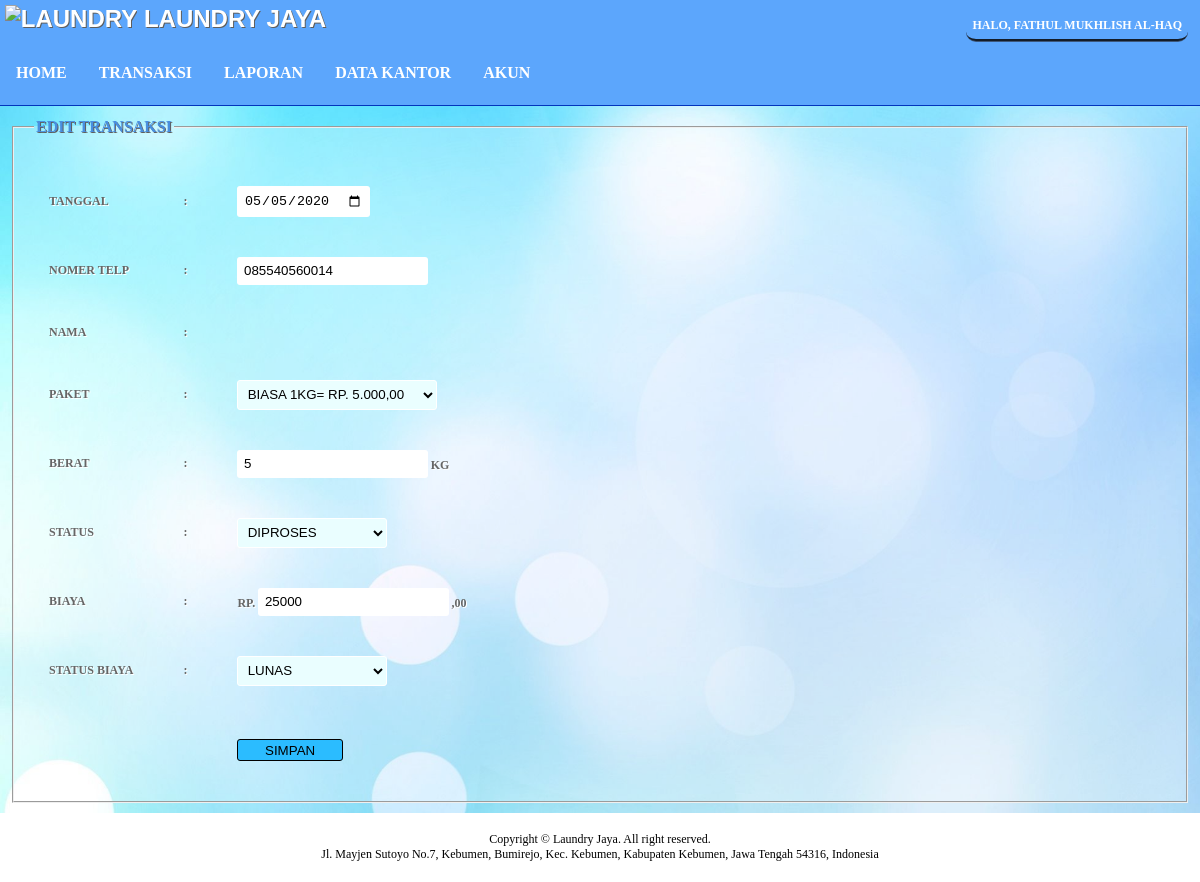
Screenshot of /index.php?page=edit_transaksi&id=2 (signed in) with the database file from the repository.
### tables this page shows
CREATE TABLE `pegawai` (
  `username` varchar(15) NOT NULL,
  `password` varchar(100) NOT NULL,
  `nama_lengkap` varchar(50) DEFAULT NULL,
  `tanggal_lahir` date DEFAULT NULL,
  `jenis_kelamin` char(1) DEFAULT NULL,
  `alamat` varchar(100) DEFAULT NULL,
  `level` varchar(15) NOT NULL
);

CREATE TABLE `transaksi` (
  `id` bigint(20) NOT NULL,
  `tanggal` date NOT NULL,
  `telp` varchar(15) NOT NULL,
  `berat` bigint(20) NOT NULL,
  `paket` varchar(30) NOT NULL,
  `status` enum('diambil','selesai','diproses') NOT NULL,
  `status_biaya` enum('lunas','belum_dibayar') NOT NULL,
  `biaya` varchar(50) NOT NULL
);

CREATE TABLE `paket_laundry` (
  `nama_paket` varchar(25) NOT NULL,
  `harga_paket` varchar(10) NOT NULL
);

### transaksi/edit_transaksi.php (the view, shortened to what this page needs)
<?php
    require("koneksi.php");
    $id=$_REQUEST['id'];
    $query = $db->prepare("SELECT * FROM `transaksi` WHERE id = '$id'");
    $query->execute();
    $hasil = $query->fetch();
    ?>
<fieldset  onmousemove="namaSearch(document.getElementById('telp').value)">
    <legend>EDIT TRANSAKSI </legend>
    <br>
    <form action="" method="post">
        <table class="search">
            <tr>
                <td>Tanggal</td>
                <td>:</td>
                <td><input type="date" name="tanggal" value='<?php echo $hasil['tanggal'] ?>' required></td>
            </tr>
            <tr>
                <td>Nomer telp</td>
                <td>:</td>
                <td><input type="text" name="telp" id="telp" value='<?php echo $hasil['telp'] ?>' readonly></td>
            </tr>
            <tr>
                <td>Nama</td>
                <td>:</td>
                <td id="ajax-nama"></td>
            </tr>
            <tr>
                <td>paket</td>
                <td>:</td>
                <td><select style="width:200px;" name="paket" id="paket_select" onchange="total(document.getElementById('berat_laundry').value)">
            <?php
                  $query="SELECT * FROM `paket_laundry`";
                  $data= $db->query($query)->fetchALL();
                  foreach ($data as $key ) {?>
                      <option value= "<?php echo $key['nama_paket']?>" <?php if($hasil['paket']==$key['nama_paket']) echo "selected" ?>> <?php echo $key['nama_paket']." 1KG= Rp. ".number_format($key['harga_paket'], 2, ",", ".")?></option>
                  <?php
                  };
                  ?>
                    </select></td>
            </tr>
            <tr>
                <td>Berat</td>
                <td>:</td>
                <td><input type="text" name="berat" id="berat_laundry" onkeyup="total(this.value)" value="<?php echo $hasil['berat'] ?>" required>&nbsp;KG</td>
            </tr>
            <tr>
                <td>Status</td>
                <td>:</td>
                <td><select name="status" id="status">
                    <option value="diproses"<?php if($hasil['status']=='diproses') echo "selected"?>>DIPROSES</option>
                </select></td>
            </tr>
            <tr>
            <tr>
                <td>biaya</td>
                <td>:</td>
                <td>Rp.&nbsp;<input type="text" name="biaya_total" id="biaya_total" value="<?php echo $hasil['biaya'] ?>" readonly>&nbsp;,00</td>
            </tr>
            <tr>
                <td>status biaya</td>
                <td>:</td>
                <td><select name="status_biaya" id="status_biaya">
                        <option value="lunas"<?php if($hasil['status_biaya']=='lunas') echo "selected"?>>LUNAS</option>
                    </select></td>
            </tr>
            <tr>
                <td></td>
                <td></td>
                <td><button type="submit" value="submit" name="submit" class="add_btn">SIMPAN</button></td>
            </tr>
        </table>
    </form>
</fieldset>

### index/header.php (shortened to what this page needs)
<?php
    require("koneksi.php");
    $username=$_SESSION['username'];
    $query = $db->prepare("SELECT * FROM pegawai WHERE username = '$username'");
    $query->execute();
    $hasil = $query->fetch();
?>
<li class="nav-nama"><?php echo "Halo, ".$hasil['nama_lengkap']; $db=NULL?></li>
<label for="head"><img src="https://img.icons8.com/wired/50/000000/washing-machine.png" alt="laundry"/>&nbsp;laundry jaya</label>

### css/style.css (style rules this page uses)
body { padding: 0em; margin: 0em; font-family: Tahoma; }
header label { font-family: Arial, Helvetica, sans-serif; font-size: 40px; font-weight: bolder; text-shadow: 1px 1px 0px rgb(94, 94, 94); }
.nav-nama { float: right; align-items: center; display: flex; margin-top: 1em; margin-right: 1em; padding: 0.5em; font-size: 12px; font-weight: bold; border-bottom: 3px groove rgb(60, 87, 124); border-radius: 10px; }
header label { align-items: center; display: flex; font-size: 1em; padding: 0.2em; }
fieldset { font-size: 12px; margin: 1em; padding: 15px 20px 20px 20px; background: rgba(255, 255, 255, 0.295); min-height: 90%; }
table { color: #666; text-shadow: 1px 1px 0px #fff; background: #eaebec; border-color: #ccc; border-collapse: collapse; }
table td:first-child { text-align: left; padding-left: 15px; border-left: 0px; }
table td { padding: 20px 25px; border-top: 1px solid #ffffff; border-bottom: 1px solid #e0e0e0; border-left: 1px solid #e0e0e0; background: #fafafa; background: --webkit-gradient(linear, left top, left bottom, from(#fbfbfb), to(#fafafa)); background: --moz-linear-gradient(top, #fbfbfb, #fafafa); }
table tr:last-child td:first-child { -moz-border-radius-bottomleft: 3px; -webkit-border-bottom-left-radius: 3px; border-bottom-left-radius: 3px; }
table tr:last-child td:last-child { -moz-border-radius-bottomright: 3px; -webkit-border-bottom-right-radius: 3px; border-bottom-right-radius: 3px; }
#tbl_edit_profil, .search, .add_paket { font-size: 12px; }
#tbl_edit_profil input, #tbl_edit_profil textarea, .add_paket input, .search input { border: none; padding: 0.5em; border-radius: 3px; }
#tbl_edit_profil button, .add_paket button, .add_btn { background: rgb(43, 188, 255); border: 1px solid black; border-radius: 3px; padding: 0.2em 2em; color: black; margin-top: 1em; }
.search, #tbl_edit_profil, #tbl_edit_profil td, .search td, .search td:hover, .search tr:hover td { border: none; background: none; font-weight: bold; }
legend { font-weight: bold; font-size: 16px; text-shadow: 1px 1px 0px rgb(94, 94, 94); }
select { padding: 0.4em; border: 1px solid white; border-radius: 3px; width: 150px; text-transform: uppercase; background: rgb(234, 254, 255); }

### rows the page displays
pegawai: nama_lengkap "FATHUL MUKHLISH AL-HAQ"
transaksi: tanggal "05/05/2020", telp "085540560014", paket "biasa 1KG= Rp. 5.000,00", berat "5", status "DIPROSES", biaya_total "25000", status_biaya "LUNAS"
